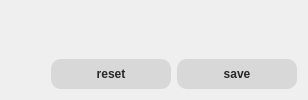
      <widget class="QWidget" name="tab_6">
       <attribute name="title">
        <string>DRS4 Board - T</string>
       </attribute>
       <layout class="QVBoxLayout" name="verticalLayout_11">
        <item>
         <widget class="plot2DXWidget" name="widget_boardT" native="true"/>
        </item>
        <item>
         <layout class="QHBoxLayout" name="horizontalLayout_19">
          <item>
           <spacer name="horizontalSpacer_19">
            <property name="orientation">
             <enum>Qt::Horizontal</enum>
            </property>
            <property name="sizeHint" stdset="0">
             <size>
              <width>40</width>
              <height>20</height>
             </size>
            </property>
           </spacer>
          </item>
          <item>
           <widget class="QPushButton" name="pushButton_resetT">
            <property name="minimumSize">
             <size>
              <width>120</width>
              <height>30</height>
             </size>
            </property>
            <property name="font">
             <font>
              <weight>75</weight>
              <bold>true</bold>
             </font>
            </property>
            <property name="styleSheet">
             <string notr="true">QPushButton {
border-style: flat;
background-color:  rgb(216,216,216); 
color: rgb(40,40,40);
border-radius: 10;
}

QPushButton:disabled {
border-style: flat;
background-color:  rgb(236,236,236); 
color: rgb(140,140,140);
border-radius: 10;
}

QPushButton:hover {
border-style: flat; 
background-color: rgb(160,160,160);
color: rgb(40,40,40);
border-radius: 5;
}

QPushButton:pressed {
border-style: flat; 
background-color: transparent;
color: rgb(40,40,40);
border-radius: 2;
border-color: black;
}</string>
            </property>
            <property name="text">
             <string>reset</string>
            </property>
           </widget>
          </item>
          <item>
           <widget class="QPushButton" name="pushButton_saveT">
            <property name="minimumSize">
             <size>
              <width>120</width>
              <height>30</height>
             </size>
            </property>
            <property name="font">
             <font>
              <weight>75</weight>
              <bold>true</bold>
             </font>
            </property>
            <property name="styleSheet">
             <string notr="true">QPushButton {
border-style: flat;
background-color:  rgb(216,216,216); 
color: rgb(40,40,40);
border-radius: 10;
}

QPushButton:disabled {
border-style: flat;
background-color:  rgb(236,236,236); 
color: rgb(140,140,140);
border-radius: 10;
}

QPushButton:hover {
border-style: flat; 
background-color: rgb(160,160,160);
color: rgb(40,40,40);
border-radius: 5;
}

QPushButton:pressed {
border-style: flat; 
background-color: transparent;
color: rgb(40,40,40);
border-radius: 2;
border-color: black;
}</string>
            </property>
            <property name="text">
             <string>save</string>
            </property>
           </widget>
          </item>
         </layout>
        </item>
       </layout>
      </widget>
